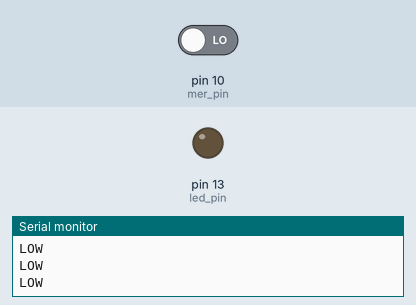
The sketch below on a simulated Arduino Uno, built with avr-gcc and run on an emulated ATmega328P. On the bench: output pins drawn as LEDs (lit = HIGH), the last lines printed to the serial monitor. The inputs (shaded band) are chosen by the test bench; at power-on: pin 10 (mer_pin) LOW.

Above: at 1.8 s.
1.9 s: pin 10 (mer_pin) driven HIGH
At 2.8 s:
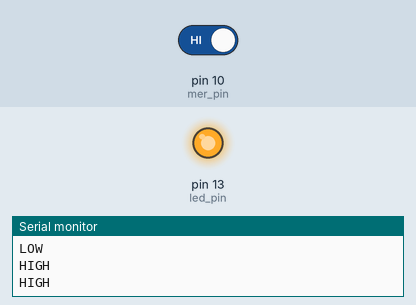
3.5 s: pin 10 (mer_pin) driven LOW
At 3.9 s:
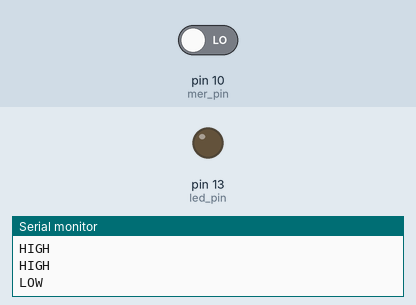
Timing chart, 0 to 6.5 s (numbered marks = the images above; inputs shaded):
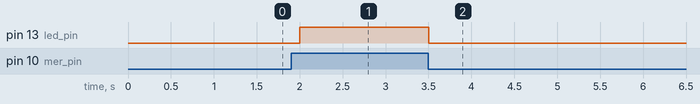

Measured:
- after the input at 1.9 s, pin 13 (led_pin): LOW → HIGH after 0.10 s
- after the input at 3.5 s, pin 13 (led_pin): HIGH → LOW at once

The sketch:

Arduino_mercury.ino
```cpp
int led_pin = 13;
int mer_pin = 10;

void setup() {
  Serial.begin(115200); // baud -> 每秒可以傳 115200 bits
  pinMode (led_pin, OUTPUT);
  pinMode (mer_pin, INPUT);
}

void loop() {
  if(digitalRead(mer_pin) == HIGH){
    digitalWrite (led_pin, HIGH);
    Serial.println("HIGH");
  }else{
    digitalWrite (led_pin, LOW);
    Serial.println("LOW");
  }
  delay(500);
}
```
